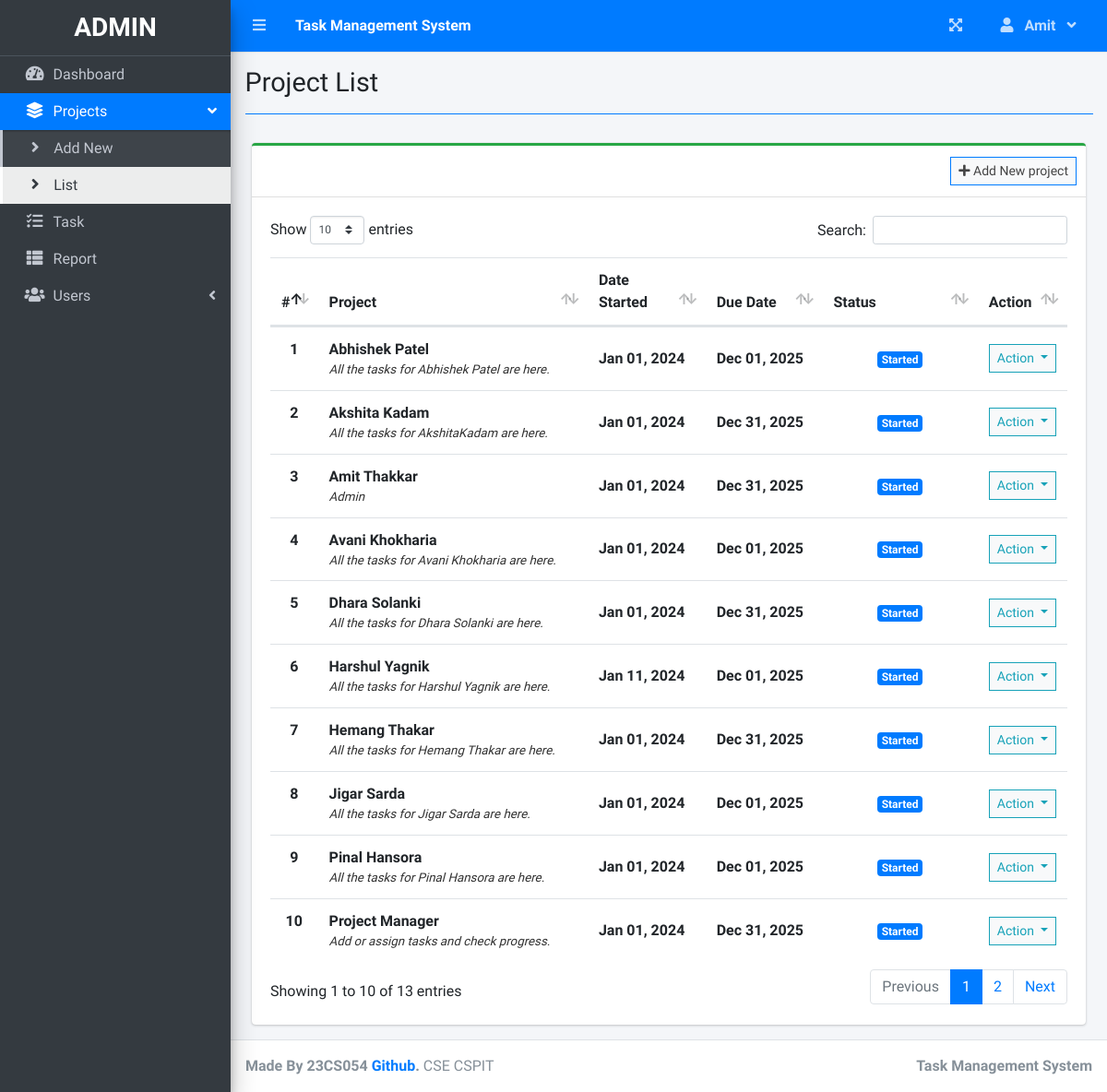
The app's page /index.php?page=project_list (signed in) with its own data.
### tables this page shows
CREATE TABLE `project_list` (
  `id` int(30) NOT NULL,
  `name` varchar(200) NOT NULL,
  `description` text NOT NULL,
  `status` tinyint(2) NOT NULL,
  `start_date` date NOT NULL,
  `end_date` date NOT NULL,
  `manager_id` int(30) NOT NULL,
  `user_ids` text NOT NULL,
  `date_created` datetime NOT NULL DEFAULT current_timestamp()
);

### project_list.php (the view, shortened to what this page needs)
<?php include'db_connect.php' ?>
<div class="col-lg-12">
	<div class="card card-outline card-success">
		<div class="card-header">
            <?php if($_SESSION['login_type'] != 3): ?>
			<div class="card-tools">
				<a class="btn btn-block btn-sm btn-default btn-flat border-primary" href="./index.php?page=new_project"><i class="fa fa-plus"></i> Add New project</a>
			</div>
            <?php endif; ?>
		</div>
		<div class="card-body">
			<table class="table tabe-hover table-condensed" id="list">
				<colgroup>
					<col width="5%">
					<col width="35%">
					<col width="15%">
					<col width="15%">
					<col width="20%">
					<col width="10%">
				</colgroup>
				<thead>
					<tr>
						<th class="text-center">#</th>
						<th>Project</th>
						<th>Date Started</th>
						<th>Due Date</th>
						<th>Status</th>
						<th>Action</th>
					</tr>
				</thead>
				<tbody>
					<?php
					$i = 1;
					$stat = array("Pending","Started","On-Progress","On-Hold","Over Due","Done");
					$where = "";
					$qry = $conn->query("SELECT * FROM project_list $where order by name asc");
					while($row= $qry->fetch_assoc()):
						$trans = get_html_translation_table(HTML_ENTITIES,ENT_QUOTES);
						unset($trans["\""], $trans["<"], $trans[">"], $trans["<h2"]);
						$desc = strtr(html_entity_decode($row['description']),$trans);
						$desc=str_replace(array("<li>","</li>"), array("",", "), $desc);
		                $cprog = $conn->query("SELECT * FROM task_list where project_id = {$row['id']} and status = 3")->num_rows;
		                $prod = $conn->query("SELECT * FROM user_productivity where project_id = {$row['id']}")->num_rows;
						if($row['status'] == 0 && strtotime(date('Y-m-d')) >= strtotime($row['start_date'])):
						if($prod  > 0  || $cprog > 0)
		                  $row['status'] = 2;
		                else
		                  $row['status'] = 1;
						elseif($row['status'] == 0 && strtotime(date('Y-m-d')) > strtotime($row['end_date'])):
						$row['status'] = 4;
						endif;
					?>
					<tr>
						<th class="text-center"><?php echo $i++ ?></th>
						<td>
							<p><b><?php echo ucwords($row['name']) ?></b></p>
							<p class="truncate"><?php echo strip_tags($desc) ?></p>
						</td>
						<td><b><?php echo date("M d, Y",strtotime($row['start_date'])) ?></b></td>
						<td><b><?php echo date("M d, Y",strtotime($row['end_date'])) ?></b></td>
						<td class="text-center">
							<?php
							  if($stat[$row['status']] =='Pending'){
							  	echo "<span class='badge badge-secondary'>{$stat[$row['status']]}</span>";
							  }elseif($stat[$row['status']] =='Started'){
							  	echo "<span class='badge badge-primary'>{$stat[$row['status']]}</span>";
							  }elseif($stat[$row['status']] =='On-Progress'){
							  	echo "<span class='badge badge-info'>{$stat[$row['status']]}</span>";
							  }elseif($stat[$row['status']] =='On-Hold'){
							  	echo "<span class='badge badge-warning'>{$stat[$row['status']]}</span>";
							  }elseif($stat[$row['status']] =='Over Due'){
							  	echo "<span class='badge badge-danger'>{$stat[$row['status']]}</span>";
							  }elseif($stat[$row['status']] =='Done'){
							  	echo "<span class='badge badge-success'>{$stat[$row['status']]}</span>";
							  }
							?>
						</td>
						<td class="text-center">
							<button type="button" class="btn btn-default btn-sm btn-flat border-info wave-effect text-info dropdown-toggle" data-toggle="dropdown" aria-expanded="true">
		                      Action
		                    </button>
						</td>
					</tr>
				<?php endwhile; ?>
				</tbody>
			</table>
		</div>
	</div>
</div>

### project_list.php (style rules this page uses)
table p { margin: unset !important; }
table td { vertical-align: middle !important }

### records on screen
project_list: name "Abhishek Patel", description "All the tasks for Abhishek Patel are here.", start_date "Jan 01, 2024", end_date "Dec 01, 2025", status "Started"
project_list: name "Akshita Kadam", description "All the tasks for AkshitaKadam are here.", start_date "Jan 01, 2024", end_date "Dec 31, 2025", status "Started"
project_list: name "Amit Thakkar", description "Admin", start_date "Jan 01, 2024", end_date "Dec 31, 2025", status "Started"
project_list: name "Avani Khokharia", description "All the tasks for Avani Khokharia are here.", start_date "Jan 01, 2024", end_date "Dec 01, 2025", status "Started"
project_list: name "Dhara Solanki", description "All the tasks for Dhara Solanki are here.", start_date "Jan 01, 2024", end_date "Dec 31, 2025", status "Started"
project_list: name "Harshul Yagnik", description "All the tasks for Harshul Yagnik are here.", start_date "Jan 11, 2024", end_date "Dec 01, 2025", status "Started"
project_list: name "Hemang Thakar", description "All the tasks for Hemang Thakar are here.", start_date "Jan 01, 2024", end_date "Dec 31, 2025", status "Started"
project_list: name "Jigar Sarda", description "All the tasks for Jigar Sarda are here.", start_date "Jan 01, 2024", end_date "Dec 01, 2025", status "Started"
project_list: name "Pinal Hansora", description "All the tasks for Pinal Hansora are here.", start_date "Jan 01, 2024", end_date "Dec 01, 2025", status "Started"
project_list: name "Project Manager", description "Add or assign tasks and check progress.", start_date "Jan 01, 2024", end_date "Dec 31, 2025", status "Started"

### other values on screen
$_SESSION['system']['name'] "Task Management System"
$_SESSION['login_firstname'] "Amit"
$title "Project List"
